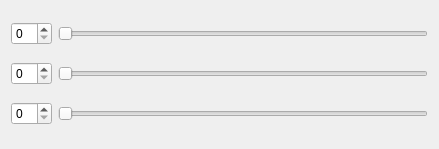
<?xml version="1.0" encoding="UTF-8"?>
<ui version="4.0">
 <class>Widget</class>
 <widget class="QWidget" name="Widget">
  <property name="geometry">
   <rect>
    <x>0</x>
    <y>0</y>
    <width>439</width>
    <height>149</height>
   </rect>
  </property>
  <property name="windowTitle">
   <string>Widget</string>
  </property>
  <layout class="QVBoxLayout" name="verticalLayout">
   <item>
    <layout class="QHBoxLayout" name="horizontalLayout">
     <item>
      <widget class="QSpinBox" name="spinBox1"/>
     </item>
     <item>
      <widget class="QSlider" name="slider1">
       <property name="orientation">
        <enum>Qt::Horizontal</enum>
       </property>
      </widget>
     </item>
    </layout>
   </item>
   <item>
    <layout class="QHBoxLayout" name="horizontalLayout_2">
     <item>
      <widget class="QSpinBox" name="spinBox2"/>
     </item>
     <item>
      <widget class="QSlider" name="slider2">
       <property name="orientation">
        <enum>Qt::Horizontal</enum>
       </property>
      </widget>
     </item>
    </layout>
   </item>
   <item>
    <layout class="QHBoxLayout" name="horizontalLayout_3">
     <item>
      <widget class="QSpinBox" name="spinBox3"/>
     </item>
     <item>
      <widget class="QSlider" name="slider3">
       <property name="orientation">
        <enum>Qt::Horizontal</enum>
       </property>
      </widget>
     </item>
    </layout>
   </item>
  </layout>
 </widget>
 <resources/>
 <connections/>
</ui>
